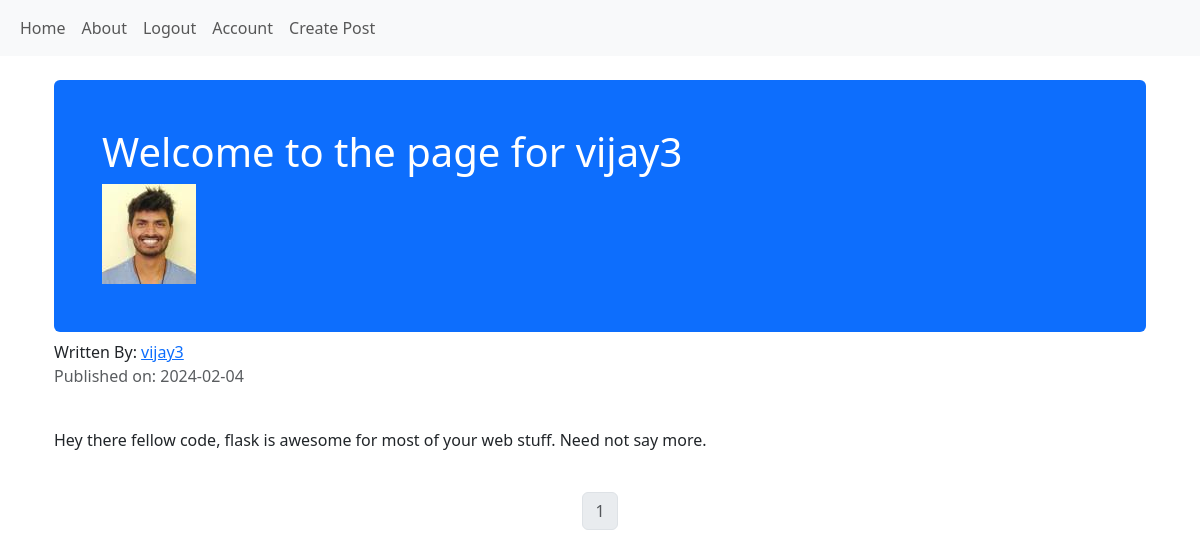
The app's page /vijay3 (signed in) with its own data.
### company_blog/models.py (models this page shows, shortened)
class User(db.Model, UserMixin):
    __tablename__ = 'users'
    id = db.Column(db.Integer, primary_key=True)
    username = db.Column(db.String(64), unique=True, index=True)
    email = db.Column(db.String(64), unique=True, index=True)
    profile_pic = db.Column(db.String(64), nullable = False, default='default_prof_pic.jpg')
    password_hash = db.Column(db.String(128))
    posts = db.relationship('BlogPost', backref = 'author', lazy = False)

class BlogPost(db.Model):
    __tablename__ = 'blogposts'
    id = db.Column(db.Integer, primary_key=True)
    date = db.Column(db.DateTime, nullable=False, default=datetime.utcnow)
    title = db.Column(db.String(150), nullable=False )
    text = db.Column(db.Text, nullable=False)
    user_id = db.Column(db.Integer, db.ForeignKey('users.id'), nullable=False)

### company_blog/users/views.py (the view)
@users.route("/<username>")
def user_posts(username):
    page = request.args.get('page', 1, type=int)
    user = User.query.filter_by(username=username).first_or_404()
    blog_posts = BlogPost.query.filter_by(author=user).order_by(BlogPost.date.desc()).paginate(page=page, per_page=5)
    return render_template('user_blog_post.html', user=user, blog_posts=blog_posts)

### company_blog/models.py (called while the page is built)
@login_manager.user_loader
def load_user(user_id):
    return User.query.get(user_id)

### company_blog/templates/user_blog_post.html (shortened to what this page needs)
{% extends "base.html" %}
{% block content %}
    <div class="container">
        <div class="mt-4 p-5 bg-primary text-white rounded">
            <h1>Welcome to the page for  {{user.username}} </h1>
            <img src="{{url_for('static', filename='profile_pic/'+user.profile_pic)}}">
        </div>
    {% for post in blog_posts.items %}
                Written By: <a href="{{url_for('users.user_posts', username=post.author.username)}}">{{post.author.username}}</a>
        <p class="text-muted">Published on: {{post.date.strftime("%Y-%m-%d")}}</p>
        <br>
        <p>{{post.text}}</p>
        <br>
       {%endfor%}
    <nav aria-label="Page navigation example">
        <ul class="pagination justify-content-center">
        {% for page_num in blog_posts.iter_pages(left_edge=1, right_edge=1, left_current=1, right_current=1) %}
            {% if blog_posts.page == page_num %}
            <li class="page-item disabled">
                <a href="{{url_for('users.user_posts', page=page_num, username=user.username)}}" class="page-link">{{page_num}}</a>
            </li>
            {% else %}
            <li class="page-item">
                <a href="{{url_for('users.user_posts', page=page_num, username=user.user)}}" class="page-link">{{page_num}}</a>
            </li>
            {%endif%}
        {% endfor %}
        </ul>
    </nav>
</div>
{% endblock %}

### records on screen
User: username "vijay3", profile_pic (picture)
BlogPost: author.username "vijay3", date "2024-02-04", text "Hey there fellow code, flask is awesome for most of your web stuff. Need not say more."

### other values on screen
{{ page_num }} "1"
